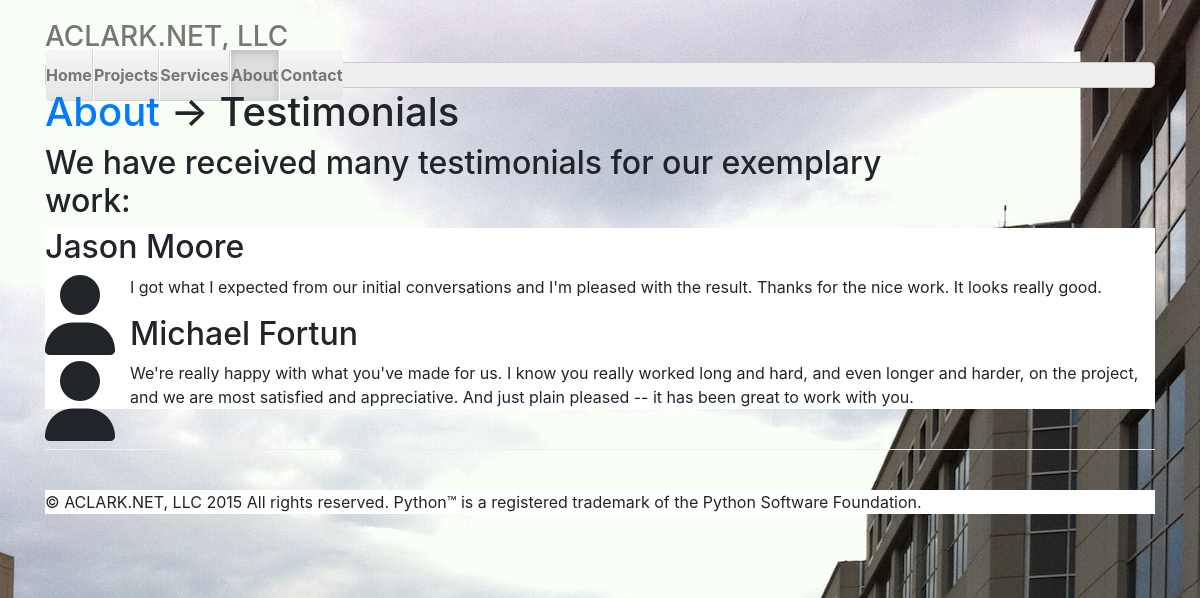
Page /about/testimonials on the committed database.
### aclarknet/aclarknet/models.py (models this page shows, shortened)
class Testimonial(models.Model):
    name = models.CharField(max_length=60)
    title = models.CharField(max_length=120, default=None)
    text = models.TextField()
    date = models.DateTimeField(default=None)

### aclarknet/aclarknet/views.py (the view)
# urls.py: url(r'^about/testimonials', 'aclarknet.aclarknet.views.testimonials', name='testimonials'),
def testimonials(request):
    testimonials = Testimonial.objects.all()
    context = {'testimonials': testimonials}
    return render(request, 'testimonials.html', context)

### aclarknet/aclarknet/templates/testimonials.html (shortened to what this page needs)
{% extends "home.html" %}
{% load staticfiles %}
{% block nav %}
    <li><a href="/">Home</a></li>
    <li><a href="/projects">Projects</a></li>
    <li><a href="/services">Services</a></li>
    <li class="active"><a href="/about">About</a></li>
    <li><a href="/contact">Contact</a></li>
{% endblock %}
{% block content %}
    <h1><a href="/about">About</a> &rarr; Testimonials</h1>
    <h2 class="width">We have received many testimonials for our exemplary work:</h2>
    <div class="background-white">
    {% for testimonial in testimonials %}
        <h2>{{ testimonial.name }}</h2>
        <p><i class="fa fa-user fa-5x wrap"></i>{{ testimonial.text }}</p>
    {% endfor %}
    </div>
{% endblock %}

### aclarknet/aclarknet/static/justified-nav.css (style rules this page uses)
body { padding-top: 20px; }
.nav-justified > li > a { padding-top: 15px; padding-bottom: 15px; margin-bottom: 0; font-weight: bold; color: #777; text-align: center; background-color: #e5e5e5; background-image: -webkit-gradient(linear, left top, left bottom, from(#f5f5f5), to(#e5e5e5)); background-image: -webkit-linear-gradient(top, #f5f5f5 0%, #e5e5e5 100%); background-image: -o-linear-gradient(top, #f5f5f5 0%, #e5e5e5 100%); background-image: -webkit-gradient(linear, left top, left bottom, from(top), color-stop(0%, #f5f5f5), to(#e5e5e5)); background-image: linear-gradient(top, #f5f5f5 0%, #e5e5e5 100%); filter: progid:DXImageTransform.Microsoft.gradient( startColorstr='#f5f5f5', endColorstr='#e5e5e5',GradientType=0 ); background-repeat: repeat-x; border-bottom: 1px solid #d5d5d5; }
.nav-justified > .active > a, .nav-justified > .active > a:hover, .nav-justified > .active > a:focus { background-color: #ddd; background-image: none; -webkit-box-shadow: inset 0 3px 7px rgba(0,0,0,.15); box-shadow: inset 0 3px 7px rgba(0,0,0,.15); }
.nav-justified > li:first-child > a { border-radius: 5px 5px 0 0; }
.nav-justified > li:last-child > a { border-bottom: 0; border-radius: 0 0 5px 5px; }
@media (min-width: 768px) { .nav-justified > li > a { border-right: 1px solid #d5d5d5; border-left: 1px solid #fff; } }
@media (min-width: 768px) { .nav-justified > li:first-child > a { border-left: 0; border-radius: 5px 0 0 5px; } }
@media (min-width: 768px) { .nav-justified > li:last-child > a { border-right: 0; border-radius: 0 5px 5px 0; } }

### aclarknet/aclarknet/static/aclarknet.css (style rules this page uses)
.background-white { background: white; }
.width { width: 80% }
.wrap { float: left; padding-right: 15px; }

### rows in the picture
Testimonial: name "Jason Moore", text "I got what I expected from our initial conversations and I'm pleased with the result. Thanks for the nice work. It looks really good."
Testimonial: name "Michael Fortun", text "We're really happy with what you've made for us. I know you really worked long and hard, and even longer and harder, on the project, and we are most satisfied and appreciative. And just plain pleased -- it has been great to work with you."
